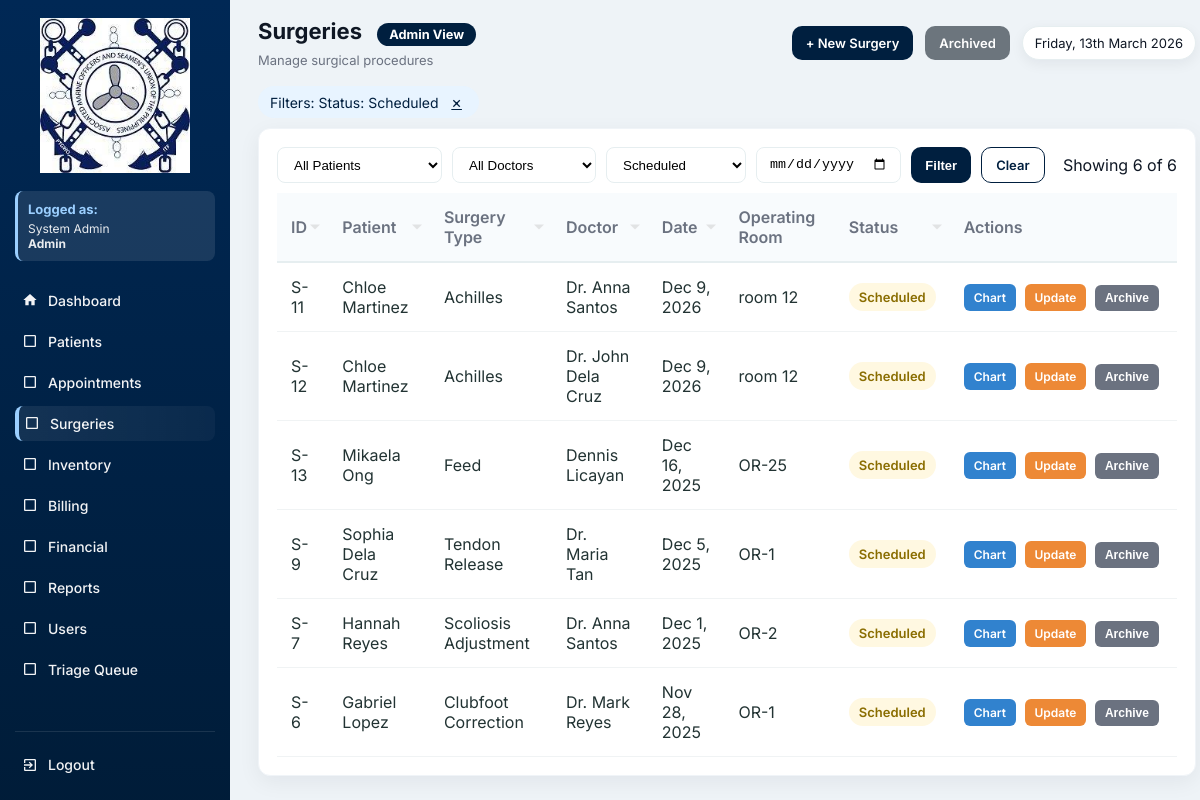
/surgeries.php?status=Scheduled (signed in), run on the app's committed database.
### tables this page shows
CREATE TABLE `surgeries` (
  `id` int(11) NOT NULL,
  `patient_id` int(11) DEFAULT NULL,
  `doctor_id` int(11) DEFAULT NULL,
  `surgery_type` varchar(150) DEFAULT NULL,
  `schedule_date` date DEFAULT NULL,
  `operating_room` varchar(20) DEFAULT NULL,
  `status` enum('Scheduled','Completed','Cancelled') DEFAULT 'Scheduled',
  `is_archived` tinyint(1) DEFAULT 0,
  `archived_at` datetime DEFAULT NULL,
  `archived_by` int(11) DEFAULT NULL,
  `created_at` timestamp NOT NULL DEFAULT current_timestamp()
);

CREATE TABLE `patients` (
  `id` int(11) NOT NULL,
  `patient_code` varchar(20) DEFAULT NULL,
  `first_name` varchar(100) DEFAULT NULL,
  `last_name` varchar(100) DEFAULT NULL,
  `gender` varchar(10) DEFAULT NULL,
  `sex` enum('Male','Female') DEFAULT NULL,
  `birth_date` date DEFAULT NULL,
  `phone` varchar(50) DEFAULT NULL,
  `address` text DEFAULT NULL,
  `guardian` varchar(100) DEFAULT NULL,
  `blood_type` varchar(10) DEFAULT NULL,
  `weight` decimal(5,2) DEFAULT NULL,
  `height` decimal(5,2) DEFAULT NULL,
  `pulse_rate` int(11) DEFAULT NULL,
  `temperature` decimal(4,2) DEFAULT NULL,
  `guardian_name` varchar(150) DEFAULT NULL,
  `created_at` timestamp NOT NULL DEFAULT current_timestamp(),
  `is_archived` tinyint(1) DEFAULT 0,
  `archived_at` datetime DEFAULT NULL,
  `archived_by` int(11) DEFAULT NULL
);

CREATE TABLE `users` (
  `id` int(11) NOT NULL,
  `full_name` varchar(150) DEFAULT NULL,
  `username` varchar(100) DEFAULT NULL,
  `password` varchar(255) DEFAULT NULL,
  `role` enum('Admin','Doctor','Nurse','Staff','Inventory','Billing','SocialWorker') NOT NULL,
  `created_at` timestamp NOT NULL DEFAULT current_timestamp(),
  `is_active` tinyint(1) DEFAULT 1,
  `deactivated_at` datetime DEFAULT NULL
);

### functions.php (called while the page is built, shortened)
<?php
function fetchAll($conn, $sql, $types = null, $params = [])
{
    $stmt = $conn->prepare($sql);
    $stmt->execute();
    $res = $stmt->get_result();
    $rows = $res->fetch_all(MYSQLI_ASSOC);
    return $rows;
}
function fetchOne($conn, $sql, $types = null, $params = [])
{
    $stmt = $conn->prepare($sql);
    $stmt->execute();
    $res = $stmt->get_result();
    $row = $res->fetch_assoc();
    return $row;
}
function h($s){
    return htmlspecialchars($s, ENT_QUOTES);
}
?>

### surgeries.php (the view, shortened to what this page needs)
<?php
require 'config.php';
require 'functions.php';
$current_role = $_SESSION['role'] ?? 'Guest';
$current_name = $_SESSION['name'] ?? 'User';
$role_permissions = [
    'Admin' => [
        'dashboard.php' => 'Dashboard',
        'patients.php' => 'Patients',
        'appointments.php' => 'Appointments',
        'surgeries.php' => 'Surgeries',
        'inventory.php' => 'Inventory',
        'billing.php' => 'Billing',
        'financials.php' => 'Financial',
        'reports.php' => 'Reports',
        'users.php' => 'Users',
        'triage_queue.php' => 'Triage Queue'
    ],
    'Doctor' => [
        'dashboard.php' => 'Dashboard',
        'patients.php' => 'Patients',
        'appointments.php' => 'Appointments',
        'surgeries.php' => 'Surgeries',
        'inventory.php' => 'Inventory',
        'reports.php' => 'Reports',
        'triage_queue.php' => 'Triage Queue'
    ],
    'Nurse' => [
        'dashboard.php' => 'Dashboard',
        'patients.php' => 'Patients',
        'appointments.php' => 'Appointments',
        'inventory.php' => 'Inventory',
        'reports.php' => 'Reports',
        'triage_queue.php' => 'Triage Queue'
    ],
    'Staff' => [
        'dashboard.php' => 'Dashboard',
        'patients.php' => 'Patients',
        'appointments.php' => 'Appointments',
        'reports.php' => 'Reports'
    ],
    'Inventory' => [
        'dashboard.php' => 'Dashboard',
        'inventory.php' => 'Inventory',
        'reports.php' => 'Reports'
    ],
    'Billing' => [
        'dashboard.php' => 'Dashboard',
        'billing.php' => 'Billing',
        'financials.php' => 'Financial',
        'reports.php' => 'Reports'
    ],
    'SocialWorker' => [
        'dashboard.php' => 'Dashboard',
        'financials.php' => 'Financial',
        'reports.php' => 'Reports'
    ]
];
$allowed_pages = $role_permissions[$current_role] ?? ['dashboard.php' => 'Dashboard'];
$status_filter = $_GET['status'] ?? '';
$date_filter = $_GET['date'] ?? '';
$patient_filter = $_GET['patient'] ?? '';
$doctor_filter = $_GET['doctor'] ?? '';
$is_admin = ($current_role === 'Admin');
$table_check = fetchOne($conn, "SHOW COLUMNS FROM surgeries LIKE 'is_archived'");
$has_archive_columns = $table_check !== null;
$show_archived = isset($_GET['show']) && $_GET['show'] === 'archived';
$conditions = [];
if ($has_archive_columns) {
    $conditions[] = $show_archived ? "s.is_archived = 1" : "s.is_archived = 0";
}
if (!empty($status_filter) && in_array($status_filter, ['Scheduled', 'Completed', 'Cancelled', 'In Progress'])) {
    $conditions[] = "s.status = '$status_filter'";
}
$where_clause = empty($conditions) ? '' : 'WHERE ' . implode(' AND ', $conditions);
$items_per_page = 10;
$page = isset($_GET['page']) ? max(1, intval($_GET['page'])) : 1;
$offset = ($page - 1) * $items_per_page;
$total = fetchOne($conn, "SELECT COUNT(*) as total FROM surgeries s $where_clause")['total'] ?? 0;
$sort_column = $_GET['sort'] ?? 'schedule';
$sort_order = $_GET['order'] ?? 'desc';
$allowed_columns = ['id', 'patient', 'doctor', 'type', 'date', 'status'];
if (!in_array($sort_column, $allowed_columns)) $sort_column = 'schedule';
switch ($sort_column) {
    default:         $order_by = "s.schedule_date";
}
$order_by .= " " . strtoupper($sort_order);
$query = "
    SELECT s.*,
           p.first_name, p.last_name,
           u.full_name AS doctor_name
    FROM surgeries s
    INNER JOIN patients p ON s.patient_id = p.id
    INNER JOIN users u ON s.doctor_id = u.id
    $where_clause
    ORDER BY $order_by
    LIMIT $offset, $items_per_page
";
$rows = fetchAll($conn, $query);
$doctors = fetchAll($conn, "SELECT id, full_name FROM users WHERE role = 'Doctor' AND is_active = 1 ORDER BY full_name");
?>
<!DOCTYPE html>
<html lang="en">
<head>
</head>
<body>
<div class="app">
  <aside class="sidebar">
    <div class="logo-wrap"><a href="dashboard.php"><img src="logo.jpg" alt="Logo"></a></div>
    <div class="user-info">
      <h4>Logged as:</h4>
      <p><?= htmlspecialchars($current_name) ?><br><strong><?= htmlspecialchars($current_role) ?></strong></p>
    </div>
    <nav class="menu">
      <a href="dashboard.php" class="menu-item <?= basename($_SERVER['PHP_SELF'])=='dashboard.php'?'active':'' ?>">
        <span class="icon"><svg viewBox="0 0 24 24" fill="currentColor"><path d="M10 20v-6h4v6h5v-8h3L12 3 2 12h3v8z"/></svg></span> Dashboard
      </a>
      <?php foreach($allowed_pages as $page => $label): if($page !== 'dashboard.php'): ?>
        <a href="<?= $page ?>" class="menu-item <?= basename($_SERVER['PHP_SELF'])==$page?'active':'' ?>">
          <span class="icon">
            <?php
            $icons = [
              'patients.php' => '<svg viewBox="0 0 24 24" fill="currentColor"><path d="M12 12c2.21 0 4-1.79 4-4s-1.79-4-4-4-4 1.79-4 4 1.79 4 4 4zm0 2c-2.67 0-8 1.34-8 4v2h16v-2c0-2.66-5.33-4-8-4z"/></svg>',
              'appointments.php' => '<svg viewBox="0 0 24 24" fill="currentColor"><path d="M19 3h-1V1h-2v2H8V1H6v2H5c-1.11 0-1.99.9-1.99 2L3 19c0 1.1.89 2 2 2h14c1.1 0 2-.9 2-2V5c0-1.1-.9-2-2-2zm0 16H5V8h14v11zM7 10h5v5H7z"/></svg>',
              'surgeries.php' => '<svg viewBox="0 0 24 24" fill="currentColor"><path d="M12 2C8.13 2 5 5.13 5 9c0 5.25 7 13 7 13s7-7.75 7-13c0-3.87-3.13-7-7-7zm0 9.5c-1.38 0-2.5-1.12-2.5-2.5s1.12-2.5 2.5-2.5 2.5 1.12 2.5 2.5-1.12 2.5-2.5 2.5z"/></svg>',
              'inventory.php' => '<svg viewBox="0 0 24 24" fill="currentColor"><path d="M20 8h-3V4H7v4H4v14h16V8zM9 6h6v2H9V6zm11 14H4v-9h16v9zm-7-7H8v-2h5v2z"/></svg>',
              'billing.php' => '<svg viewBox="0 0 24 24" fill="currentColor"><path d="M11.8 10.9c-2.27-.59-3-1.2-3-2.15 0-1.09 1.01-1.85 2.7-1.85 1.78 0 2.44.85 2.5 2.1h2.21c-.07-1.72-1.12-3.3-3.21-3.81V3h-3v2.16c-1.94.42-3.5 1.68-3.5 3.61 0 2.31 1.91 3.46 4.7 4.13 2.5.6 3 1.48 3 2.41 0 .69-.49 1.79-2.7 1.79-2.06 0-2.87-.92-2.98-2.1h-2.2c.12 2.19 1.76 3.42 3.68 3.83V21h3v-2.15c1.95-.37 3.5-1.5 3.5-3.55 0-2.84-2.43-3.81-4.7-4.4z"/></svg>',
              'financials.php' => '<svg viewBox="0 0 24 24" fill="currentColor"><path d="M3 13h8V3H3v10zm0 8h8v-6H3v6zm10 0h8V11h-8v10zm0-18v6h8V3h-8z"/></svg>',
              'reports.php' => '<svg viewBox="0 0 24 24" fill="currentColor"><path d="M19 3H5c-1.1 0-2 .9-2 2v14c0 1.1.9 2 2 2h14c1.1 0 2-.9 2-2V5c0-1.1-.9-2-2-2zM9 17H7v-7h2v7zm4 0h-2V7h2v10zm4 0h-2v-4h2v4z"/></svg>',
              'users.php' => '<svg viewBox="0 0 24 24" fill="currentColor"><path d="M16 11c1.66 0 2.99-1.34 2.99-3S17.66 5 16 5c-1.66 0-3 1.34-3 3s1.34 3 3 3zm-8 0c1.66 0 2.99-1.34 2.99-3S9.66 5 8 5C6.34 5 5 6.34 5 8s1.34 3 3 3zm0 2c-2.33 0-7 1.17-7 3.5V19h14v-2.5c0-2.33-4.67-3.5-7-3.5zm8 0c-.29 0-.62.02-.97.05 1.16.84 1.97 1.97 1.97 3.45V19h6v-2.5c0-2.33-4.67-3.5-7-3.5z"/></svg>',
              'triage_queue.php' => '<svg viewBox="0 0 24 24" fill="currentColor"><path d="M12 2C6.48 2 2 6.48 2 12s4.48 10 10 10 10-4.48 10-10S17.52 2 12 2zm-2 15l-5-5 1.41-1.41L10 14.17l7.59-7.59L19 8l-9 9z"/></svg>'
            ];
            echo $icons[$page] ?? '<svg viewBox="0 0 24 24" fill="currentColor"><path d="M19 5v14H5V5h14m0-2H5c-1.1 0-2 .9-2 2v14c0 1.1.9 2 2 2h14c1.1 0 2-.9 2-2V5c0-1.1-.9-2-2-2z"/></svg>';
            ?>
          </span> <?= $label ?>
        </a>
      <?php endif; endforeach; ?>
    </nav>
    <div class="sidebar-bottom">
      <a href="logout.php" class="menu-item">
        <span class="icon"><svg viewBox="0 0 24 24" fill="currentColor"><path d="M10.09 15.59L11.5 17l5-5-5-5-1.41 1.41L12.67 11H3v2h9.67l-2.58 2.59zM19 3H5c-1.11 0-2 .9-2 2v4h2V5h14v14H5v-4H3v4c0 1.1.89 2 2 2h14c1.1 0 2-.9 2-2V5c0-1.1-.9-2-2-2z"/></svg></span> Logout
      </a>
    </div>
  </aside>
  <div class="main">
    <div class="topbar">
      <div class="top-left">
        <h1>Surgeries <?= $show_archived ? '(Archived)' : '' ?>
          <span class="role-badge role-<?= strtolower($current_role) ?>"><?= htmlspecialchars($current_role) ?> View</span>
        </h1>
        <p>Manage surgical procedures</p>
      </div>
      <div class="top-actions">
        <?php if ($show_archived): ?>
          <a href="surgeries.php" class="btn btn-outline">View Active</a>
        <?php else: ?>
          <a href="surgery_form.php" class="btn">+ New Surgery</a>
          <?php if ($is_admin && $has_archive_columns): ?>
            <a href="surgeries.php?show=archived" class="btn" style="background:#6c757d;">Archived</a>
          <?php endif; ?>
        <?php endif; ?>
        <div class="date-pill"><?= date('l, jS F Y') ?></div>
      </div>
    </div>
    <?php if (!empty($status_filter) || !empty($date_filter) || !empty($patient_filter) || !empty($doctor_filter)): ?>
      <div class="filter-badge">
        Filters:
        <?php
        $bits = [];
        if (!empty($status_filter)) $bits[] = "Status: $status_filter";
        echo implode(' • ', $bits);
        ?>
        <a href="surgeries.php" class="close-btn">&times;</a>
      </div>
    <?php endif; ?>
    <div class="table-wrap">
      <div class="table-controls">
        <form method="GET" class="filter-form">
          <select name="patient" class="filter-select">
            <option value="">All Patients</option>
          </select>
          <select name="doctor" class="filter-select">
            <option value="">All Doctors</option>
          </select>
          <select name="status" class="filter-select">
            <option value="Scheduled" <?= $status_filter=='Scheduled'?'selected':'' ?>>Scheduled</option>
          </select>
          <input type="date" name="date" class="filter-select" value="<?= htmlspecialchars($date_filter) ?>" style="min-width:140px;">
          <button type="submit" class="btn">Filter</button>
          <a href="surgeries.php" class="btn btn-outline">Clear</a>
        </form>
        <div class="muted">Showing <span id="rowCount"><?= count($rows) ?></span> of <?= number_format($total) ?></div>
      </div>
      <table id="surgeriesTable">
        <thead>
          <tr>
            <th class="sortable-header <?= $sort_column=='id'?$sort_order:'' ?>" onclick="sortTable('id','<?= $sort_column=='id' && $sort_order=='asc'?'desc':'asc' ?>')">ID</th>
            <th class="sortable-header <?= $sort_column=='patient'?$sort_order:'' ?>" onclick="sortTable('patient','<?= $sort_column=='patient' && $sort_order=='asc'?'desc':'asc' ?>')">Patient</th>
            <th class="sortable-header <?= $sort_column=='type'?$sort_order:'' ?>" onclick="sortTable('type','<?= $sort_column=='type' && $sort_order=='asc'?'desc':'asc' ?>')">Surgery Type</th>
            <th class="sortable-header <?= $sort_column=='doctor'?$sort_order:'' ?>" onclick="sortTable('doctor','<?= $sort_column=='doctor' && $sort_order=='asc'?'desc':'asc' ?>')">Doctor</th>
            <th class="sortable-header <?= $sort_column=='date'?$sort_order:'' ?>" onclick="sortTable('date','<?= $sort_column=='date' && $sort_order=='asc'?'desc':'asc' ?>')">Date</th>
            <th>Operating Room</th>
            <th class="sortable-header <?= $sort_column=='status'?$sort_order:'' ?>" onclick="sortTable('status','<?= $sort_column=='status' && $sort_order=='asc'?'desc':'asc' ?>')">Status</th>
            <th>Actions</th>
          </tr>
        </thead>
        <tbody>
          <?php if (count($rows) > 0): ?>
            <?php foreach($rows as $r): ?>
              <?php
              $status_class = [
                  'Scheduled'   => 'scheduled',
                  'Completed'   => 'completed',
                  'Cancelled'   => 'cancelled',
                  'In Progress' => 'in-progress'
              ][$r['status']] ?? 'scheduled';
              $is_archived = $has_archive_columns && !empty($r['is_archived']);
              $row_bg = $is_archived ? 'style="background:rgba(149,165,166,0.1);"' : '';
              $patient_name = h($r['first_name'] . ' ' . $r['last_name']);
              ?>
              <tr data-id="<?= $r['id'] ?>" <?= $row_bg ?>>
                <td>S-<?= $r['id'] ?></td>
                <td><?= $patient_name ?></td>
                <td><?= h($r['surgery_type'] ?? '') ?></td>
                <td><?= h($r['doctor_name'] ?? '') ?></td>
                <td><?= date('M j, Y', strtotime($r['schedule_date'])) ?></td>
                <td><?= h($r['operating_room'] ?? '') ?></td>
                <td><span class="status <?= $status_class ?>"><?= $is_archived ? 'Archived' : $r['status'] ?></span></td>
                <td style="white-space:nowrap;">
                  <a href="surgery_view.php?id=<?= $r['id'] ?>" class="action-btn btn-chart">Chart</a>
                  <?php if (!$is_archived): ?>
                    <a href="surgery_form.php?id=<?= $r['id'] ?>" class="action-btn btn-update">Update</a>
                    <?php if ($is_admin): ?>
                      <button onclick="confirmArchive(<?= $r['id'] ?>, '<?= htmlspecialchars($patient_name, ENT_QUOTES) ?>')" class="action-btn btn-archive">Archive</button>
                    <?php endif; ?>
                  <?php else: ?>
                    <?php if ($is_admin): ?>
                      <button onclick="confirmRestore(<?= $r['id'] ?>, '<?= htmlspecialchars($patient_name, ENT_QUOTES) ?>')" class="action-btn btn-archive">Restore</button>
                    <?php endif; ?>
                  <?php endif; ?>
                </td>
              </tr>
            <?php endforeach; ?>
          <?php else: ?>
            <tr><td colspan="8" style="text-align:center; padding:30px;">No surgeries found.</td></tr>
          <?php endif; ?>
        </tbody>
      </table>
    </div>
  </div>
</div>
</body>
</html>

### data on the page
surgeries: id "11", patient.last_name "Chloe Martinez", surgery_type "Achilles", doctor.full_name "Dr. Anna Santos", schedule_date "Dec 9, 2026", operating_room "room 12", status "Scheduled"
surgeries: id "12", patient.last_name "Chloe Martinez", surgery_type "Achilles", doctor.full_name "Dr. John Dela Cruz", schedule_date "Dec 9, 2026", operating_room "room 12", status "Scheduled"
surgeries: id "13", patient.last_name "Mikaela Ong", surgery_type "Feed", doctor.full_name "Dennis Licayan", schedule_date "Dec 16, 2025", operating_room "OR-25", status "Scheduled"
surgeries: id "9", patient.last_name "Sophia Dela Cruz", surgery_type "Tendon Release", doctor.full_name "Dr. Maria Tan", schedule_date "Dec 5, 2025", operating_room "OR-1", status "Scheduled"
surgeries: id "7", patient.last_name "Hannah Reyes", surgery_type "Scoliosis Adjustment", doctor.full_name "Dr. Anna Santos", schedule_date "Dec 1, 2025", operating_room "OR-2", status "Scheduled"
surgeries: id "6", patient.last_name "Gabriel Lopez", surgery_type "Clubfoot Correction", doctor.full_name "Dr. Mark Reyes", schedule_date "Nov 28, 2025", operating_room "OR-1", status "Scheduled"

### other printed values
$current_name "System Admin"
$current_role "Admin"
$label "Patients"
$label "Appointments"
$label "Surgeries"
$label "Inventory"
$label "Billing"
$label "Financial"
$label "Reports"
$label "Users"
$label "Triage Queue"
implode(' • ', $bits) "Status: Scheduled"
count($rows) "6"
$total "6"
